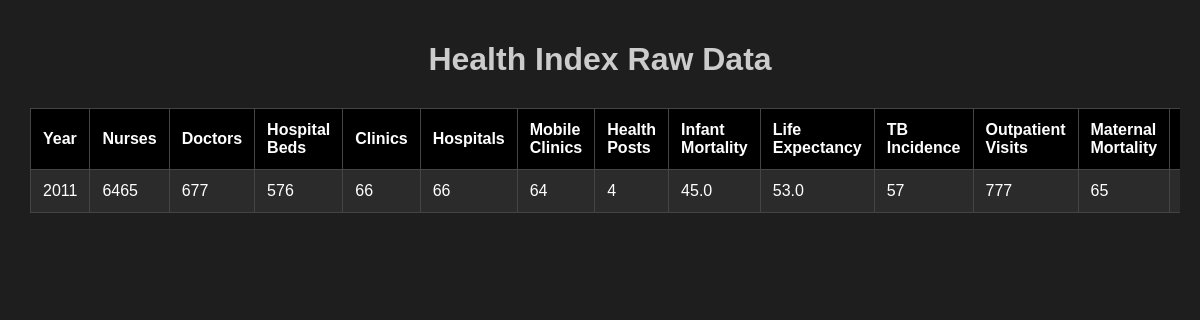
/health-index/, run on the app's committed database.
### health_index/models.py (models this page shows, shortened)
class HealthIndexRawData(models.Model):
    year = models.IntegerField()
    no_nurses = models.IntegerField()
    no_doctors = models.IntegerField()
    hospital_beds = models.IntegerField()
    no_clinics = models.IntegerField()
    no_hospitals = models.IntegerField()
    no_mobile_clinics = models.IntegerField()
    no_health_posts = models.IntegerField()
    infant_mortality = models.FloatField()
    life_expectancy = models.FloatField()
    tb_incidence = models.IntegerField()
    outpatient_visits = models.IntegerField()
    maternal_mortality = models.IntegerField()
    malaria_incidence = models.FloatField()
    inpatient_admissions = models.IntegerField()
    per_capita_expenditure = models.IntegerField()
    vaccinations_administered = models.IntegerField(null=True, blank=True)
    avg_waiting_time = models.FloatField(null=True, blank=True)
    emergency_response_time = models.FloatField(null=True, blank=True)
    hiv_incidence_rates = models.FloatField(null=True, blank=True)
    qaly = models.FloatField(null=True, blank=True)  # Quality Adjusted Life Years
    daly = models.FloatField(null=True, blank=True)  # Disability Adjusted Life Years

### health_index/views.py (the view)
# urls.py: path('', health_index_view, name='health_index'),
def health_index_view(request):
    data = HealthIndexRawData.objects.all()
    return render(request, 'data_table.html', {'data': data})

### health_index/templates/data_table.html (shortened to what this page needs)
<!DOCTYPE html>
<html lang="en">
<head>
</head>
<body>
    <div class="container">
        <h1>Health Index Raw Data</h1>
        <div class="table-container">
            <table>
                <thead>
                    <tr>
                        <th>Year</th>
                        <th>Nurses</th>
                        <th>Doctors</th>
                        <th>Hospital Beds</th>
                        <th>Clinics</th>
                        <th>Hospitals</th>
                        <th>Mobile Clinics</th>
                        <th>Health Posts</th>
                        <th>Infant Mortality</th>
                        <th>Life Expectancy</th>
                        <th>TB Incidence</th>
                        <th>Outpatient Visits</th>
                        <th>Maternal Mortality</th>
                        <th>Malaria Incidence</th>
                    </tr>
                </thead>
                <tbody>
                    {% for row in data %}
                    <tr>
                        <td>{{ row.year }}</td>
                        <td>{{ row.no_nurses }}</td>
                        <td>{{ row.no_doctors }}</td>
                        <td>{{ row.hospital_beds }}</td>
                        <td>{{ row.no_clinics }}</td>
                        <td>{{ row.no_hospitals }}</td>
                        <td>{{ row.no_mobile_clinics }}</td>
                        <td>{{ row.no_health_posts }}</td>
                        <td>{{ row.infant_mortality }}</td>
                        <td>{{ row.life_expectancy }}</td>
                        <td>{{ row.tb_incidence }}</td>
                        <td>{{ row.outpatient_visits }}</td>
                        <td>{{ row.maternal_mortality }}</td>
                        <td>{{ row.malaria_incidence }}</td>
                    </tr>
                    {% endfor %}
                </tbody>
            </table>
        </div>
    </div>
</body>
</html>

### health_index/templates/data_table.html (style rules this page uses)
body { font-family: Arial, sans-serif; margin: 0; padding: 0; background-color: #1e1e1e; color: #fff; }
.container { width: 100%; padding: 20px; box-sizing: border-box; }
h1 { text-align: center; color: #ccc; margin-bottom: 20px; }
.table-container { overflow-x: auto; padding: 10px; }
table { width: 100%; border-collapse: collapse; background-color: #2b2b2b; }
th, td { padding: 12px; text-align: left; border: 1px solid #444; }
th { background: #000; color: #fff; }

### data on the page
HealthIndexRawData: year "2011", no_nurses "6465", no_doctors "677", hospital_beds "576", no_clinics "66", no_hospitals "66", no_mobile_clinics "64", no_health_posts "4", infant_mortality "45.0", life_expectancy "53.0", tb_incidence "57", outpatient_visits "777", maternal_mortality "65"
